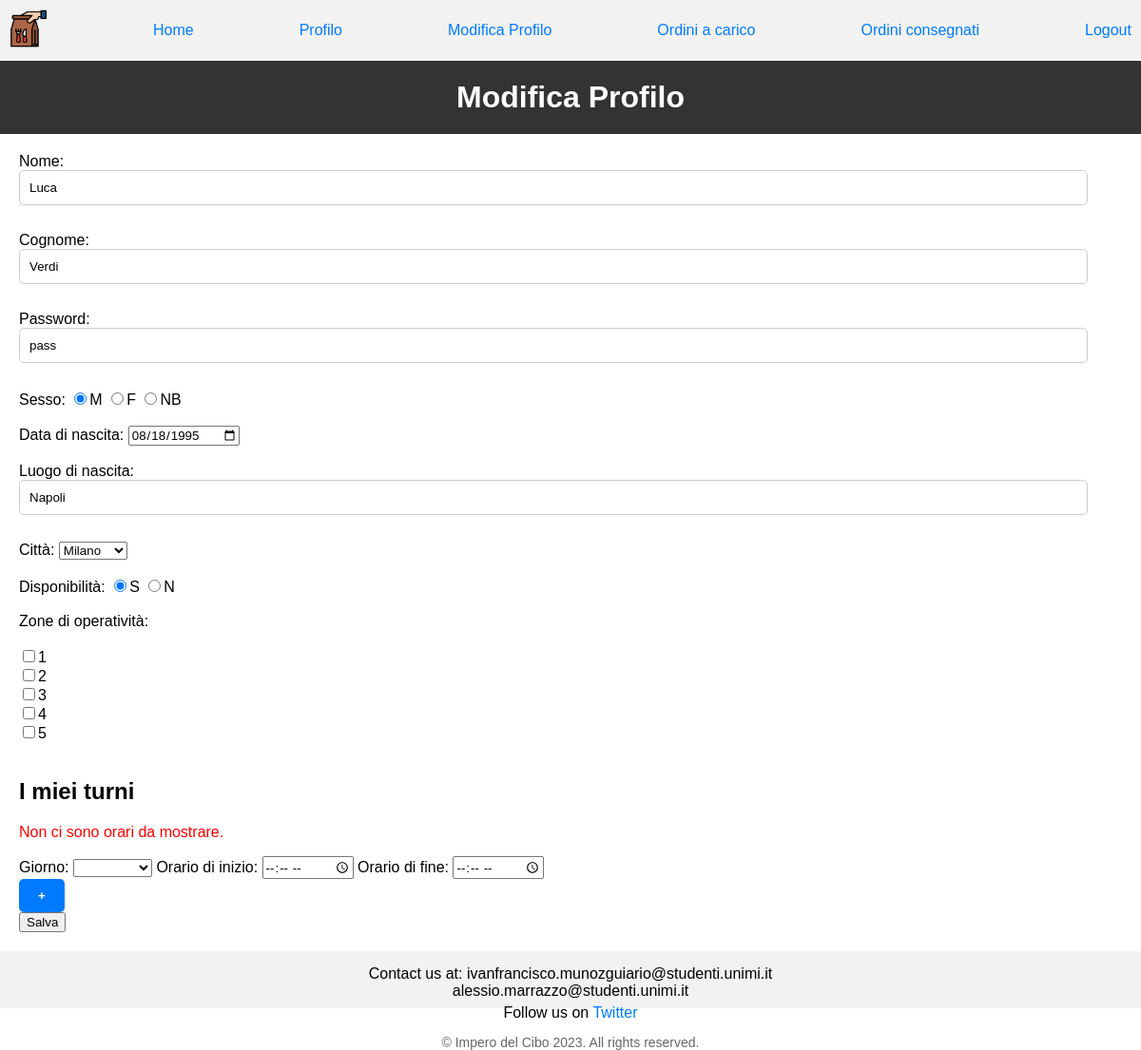
Before: /applicativo/frontend/modificaprofilo_fattorino.php (signed in) with the older database file.
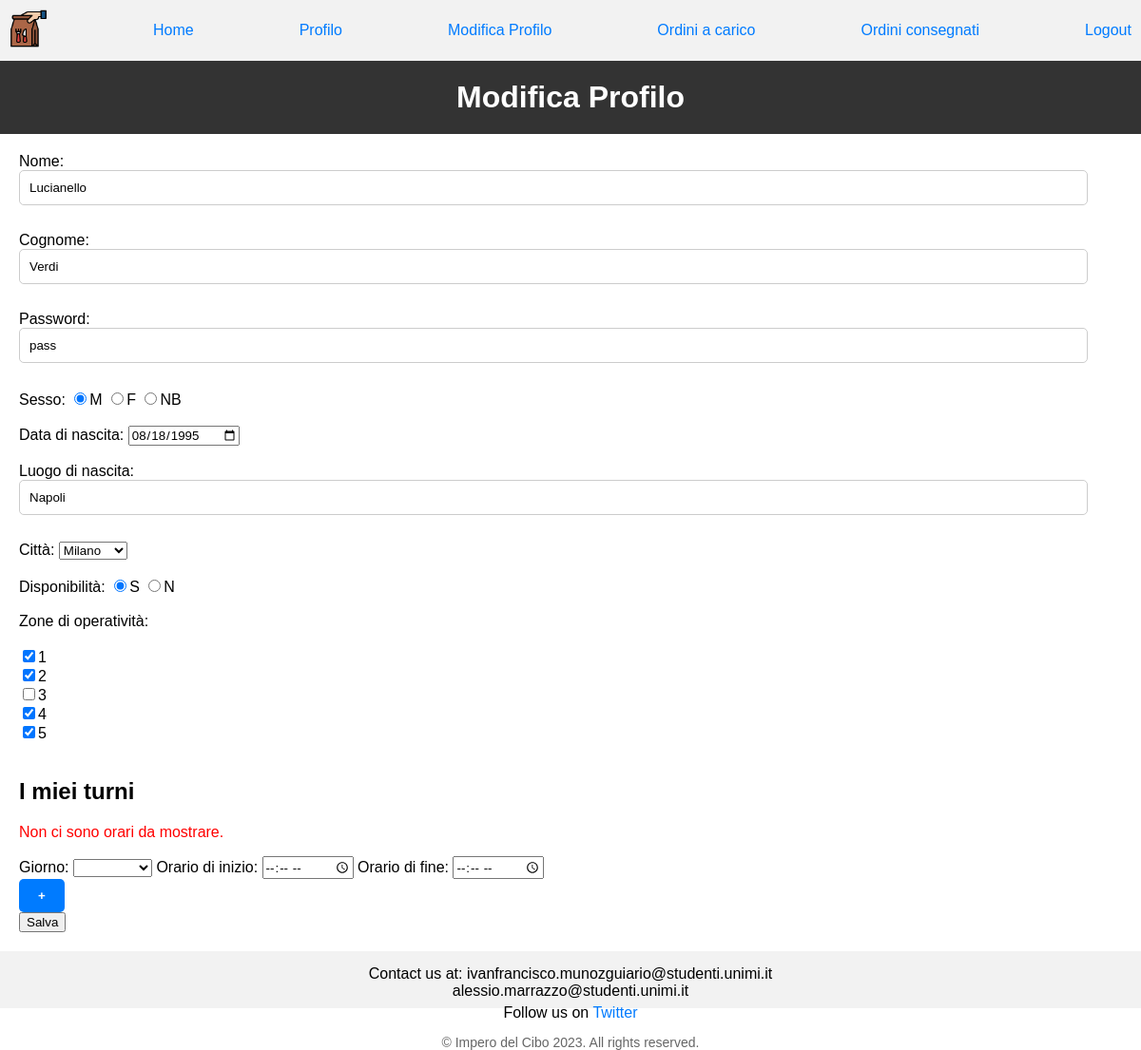
After: the same page with the newer database file.
### tables this page shows
CREATE TABLE `fattorino` (
  `mail` varchar(40) NOT NULL,
  `password` varchar(30) NOT NULL,
  `nome` char(20) NOT NULL,
  `cognome` char(20) NOT NULL,
  `sesso` enum('M','F','NB') NOT NULL,
  `datanascita` date NOT NULL,
  `luogonascita` char(25) NOT NULL,
  `citta` enum('Milano','Roma','Palermo','Torino','Cagliari','Trento') DEFAULT NULL,
  `disponibilita` enum('S','N') NOT NULL DEFAULT 'N',
  `credito` float(4,2) NOT NULL DEFAULT 0.00
);

### applicativo/backend/display_fatto_info.php (called while the page is built, shortened)
<?php
include("../common/connessione.php");
if (!isset($_SESSION["utente"])) {
    header("Location: ../index.html");
} else {
    $mail = $_SESSION["utente"];
    $sql1 = "SELECT *
            FROM fattorino
            WHERE mail = '$mail'";
    $risultato1 = $conn->query($sql1);
    if ($risultato1->num_rows > 0) {
        $row = $risultato1->fetch_assoc();
    } else {
        echo "Non è stato trovato alcun record associato alla e-mail";
    }
}
?>

### applicativo/frontend/modificaprofilo_fattorino.php (the view, shortened to what this page needs)
<!DOCTYPE html>
<html lang="it">
	<head>
		<link rel="stylesheet" type="text/css" href="../css/stile.css">
	</head>
	<body>
		<?php
		include("../common/navbar_fattorino.php");
		include("../backend/display_fatto_info.php");
		?>
		<h1>Modifica Profilo</h1>
		<section class="page-content">
		<form method="POST" action="../backend/modificaprofilo_fatt.php" onsubmit="return validazione()">
			<label for="nome">Nome: </label>
			<input type="text" id="nome" name="nome" value="<?php echo $row['nome'];?>" maxlength="20" required>
			<br><br>
			<label for="cognome">Cognome: </label>
			<input type="text" id="cognome" name="cognome" value="<?php echo $row['cognome'];?>" maxlength="20" required>
			<br><br>
			<label for="password">Password: </label>
			<input type="text" id="password" name="password" value="<?php echo $row['password']; ?>" maxlength="30" required>
			<br><br>
			<span>Sesso: </span>
			<input type="radio" name="sesso" id="m" <?php if (isset($row["sesso"]) && $row["sesso"]=="M") echo "checked";?> value="m" required><label for="m">M</label>
        	<input type="radio" name="sesso" id="f" <?php if (isset($row["sesso"]) && $row["sesso"]=="F") echo "checked";?> value="f"><label for="f">F</label>
       		<input type="radio" name="sesso" id="nb" <?php if (isset($row["sesso"]) && $row["sesso"]=="NB") echo "checked";?> value="nb"><label for="nb">NB</label>
			<br><br>
			<label for="datanascita">Data di nascita: </label>
        	<input type="date" id="datanascita" name="datanascita" value="<?php echo $row["datanascita"];?>" action="checkAge()" required>
			<br><br>
			<label for="luogonascita">Luogo di nascita:</label>
			<input type="text" id="luogonascita" value="<?php echo $row['luogonascita'];?>" name="luogonascita" maxlength="25" required>
			<br><br>
			<label for="citta">Città: </label>
			<select id="citta" name="citta" required>
            	<option value="milano" <?php echo ($row['citta'] == "Milano") ? "selected" : "";?>>Milano</option>
        	</select>
			<br><br>
			Disponibilità:
			<input type="radio" name="disponibilita" id="s" <?php if (isset($row["disponibilita"]) && $row["disponibilita"]=="S") echo "checked";?> value="s" required><label for="s">S</label>
        	<input type="radio" name="disponibilita" id="n" <?php if (isset($row["disponibilita"]) && $row["disponibilita"]=="N") echo "checked";?> value="n"><label for="n">N</label>
			<br><br>
			<label for="zona">Zone di operatività: </label>
			<br><br>
			<?php include("../backend/visualizza_zone.php");?>
			<br>
		<div class="tab" id="orari">
            <h2>I miei turni</h2>
			<div class="orariFatt">
				<?php
				include("../backend/visualizza_orari2.php");
				?>
			</div>
            <div id="dynamicFieldContainer">
                <div class="dynamicField">
                    <label for="giorno0">Giorno: </label>
                    <select id="giorno0" name="giorno[]">
                        <option disabled selected value></option>
                        <option value="Lunedì">Lunedì</option>
                    </select>
                    <label for="orainizio0">Orario di inizio: </label>
                    <input type="time" id="orainizio0" name="orainizio[]" step="300">
                    <label for="orafine0">Orario di fine: </label>
                    <input type="time" id="orafine0" name="orafine[]" step="300">
                </div>
            </div>
            <button type="button" onclick="aggiungiCampo()">+</button>
       	 </div>
		<input type="submit" name="submit" value="Salva">
		</form>
	</section>
	</body>
</html>

### applicativo/backend/visualizza_zone.php
<?php
$sql = "SELECT zona
        FROM operainfatt
        WHERE mail = '$mail'";
$risultato = $conn->query($sql);
if ($risultato->num_rows >= 0) {
    $zone = [];
    while($row = $risultato->fetch_assoc()) {
        $zone[] = $row['zona'];
    }
    for ($i = 1; $i <= 5; $i++) {
        echo "<input type=\"checkbox\" id=\"zone_$i\" name=\"zone[]\" value=\"$i\"";
        if (in_array(strval($i), $zone)) {
            echo "checked";
        }
        echo "><label for=\"zone_$i\">$i</label><br>";
    }
}
?>

Changed rows visible on the page:
changed fattorino "Verdi": nome "Luca" → "Lucianello"
Other visible differences:
form field value: "☐" → "☑"
